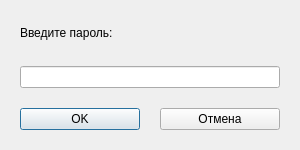
<?xml version="1.0" encoding="UTF-8"?>
<ui version="4.0">
 <class>PasswordDialog</class>
 <widget class="QDialog" name="PasswordDialog">
  <property name="geometry">
   <rect>
    <x>0</x>
    <y>0</y>
    <width>300</width>
    <height>150</height>
   </rect>
  </property>
  <property name="windowTitle">
   <string>Авторизация</string>
  </property>
  <layout class="QVBoxLayout" name="verticalLayout">
   <property name="spacing">
    <number>20</number>
   </property>
   <property name="leftMargin">
    <number>20</number>
   </property>
   <property name="topMargin">
    <number>20</number>
   </property>
   <property name="rightMargin">
    <number>20</number>
   </property>
   <property name="bottomMargin">
    <number>20</number>
   </property>
   <item>
    <layout class="QVBoxLayout" name="password_layout">
     <item>
      <widget class="QLabel" name="password_label">
       <property name="text">
        <string>Введите пароль:</string>
       </property>
      </widget>
     </item>
     <item>
      <widget class="QLineEdit" name="password_input">
       <property name="echoMode">
        <enum>QLineEdit::Password</enum>
       </property>
      </widget>
     </item>
    </layout>
   </item>
   <item>
    <layout class="QHBoxLayout" name="button_layout">
     <item>
      <widget class="QPushButton" name="ok_button">
       <property name="text">
        <string>OK</string>
       </property>
      </widget>
     </item>
     <item>
      <widget class="QPushButton" name="cancel_button">
       <property name="text">
        <string>Отмена</string>
       </property>
      </widget>
     </item>
    </layout>
   </item>
  </layout>
 </widget>
 <resources/>
 <connections/>
</ui>
